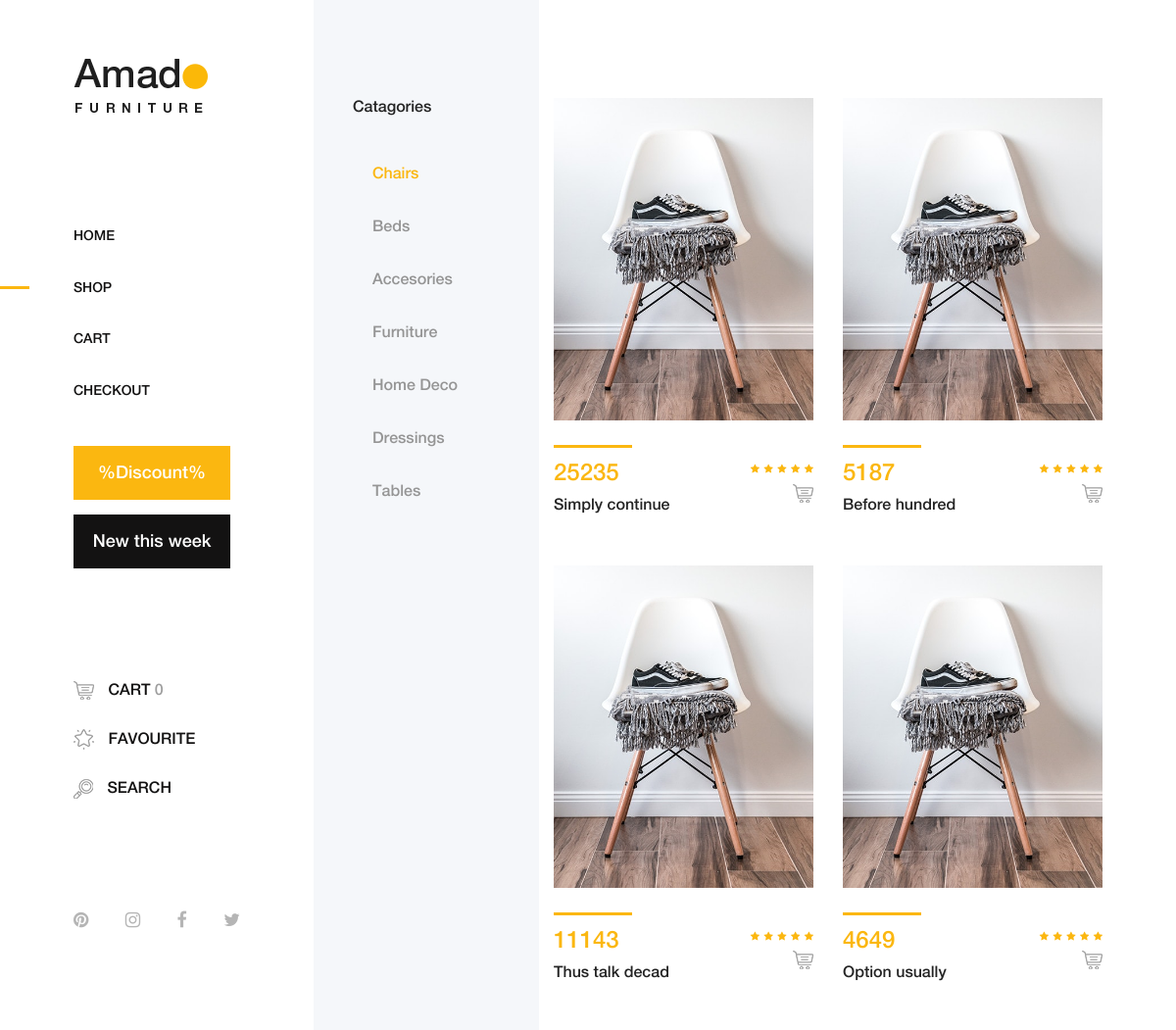
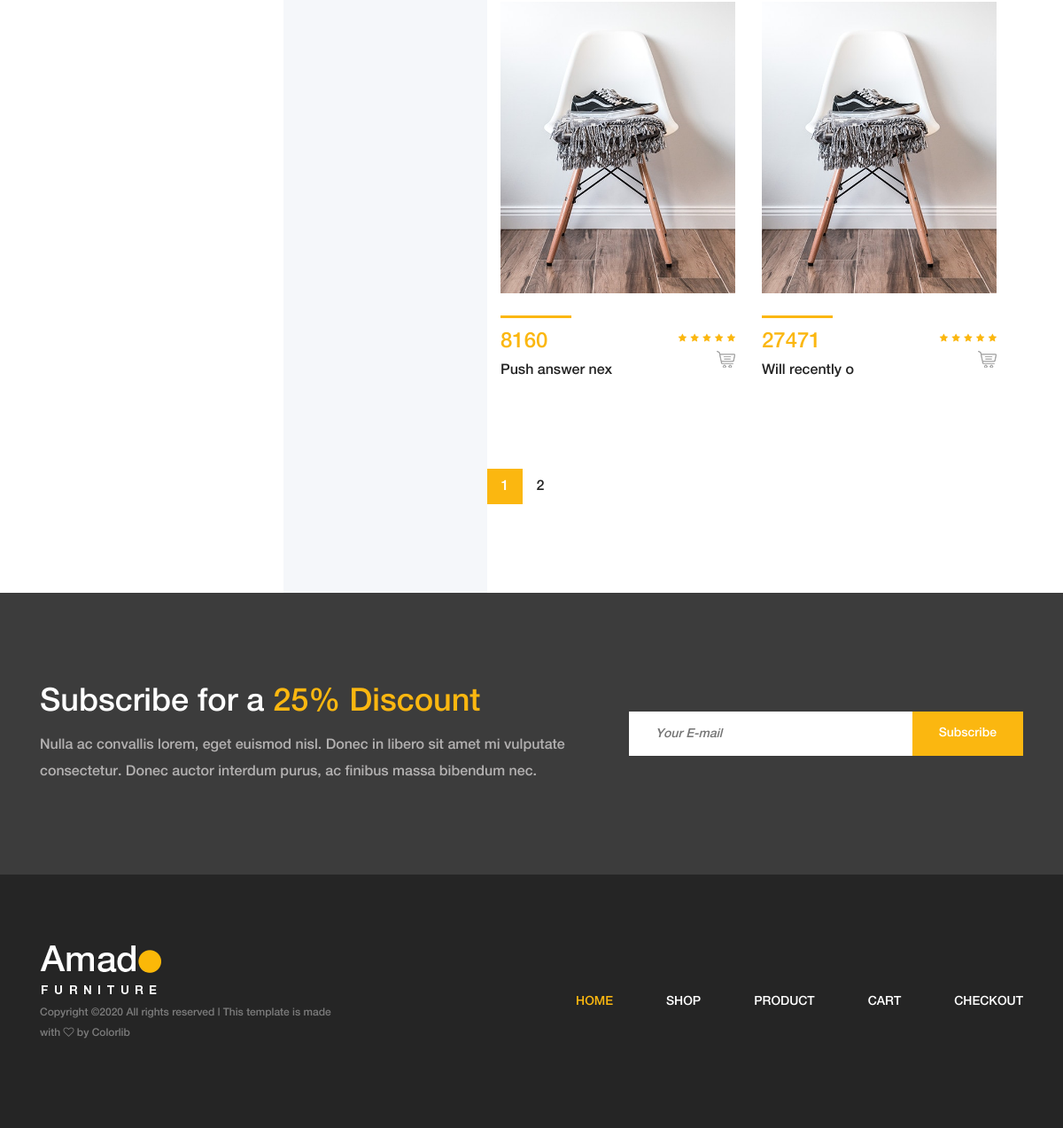
/shop (signed in), run on the app's committed database (2 pictures, top to bottom).
### shop/models.py (models this page shows, shortened)
class Book(models.Model):
    title = models.CharField('title', max_length=15)
    author = models.ForeignKey(Author, on_delete=models.CASCADE)
    img = models.ImageField('book photo')
    price = models.PositiveSmallIntegerField('price')
    def get_details(self):
        return 'product-detail/' + str(self.id)

### shop/views.py (the view)
# urls.py: path('shop', BookListView.as_view()),
class BookListView(ListView):
    paginate_by = 6
    def get_queryset(self):
        return Book.objects.all()
    def get_context_data(self, **kwargs):
        context = super(BookListView, self).get_context_data(**kwargs)
        order = Order.objects.get(customer=self.request.user.customer, complete=False)
        count = 0
        for _ in OrderItem.objects.filter(order=order):
            count += _.quantity
        context['order_count'] = count
        return context
    template_name = 'shop.html'

### templates/shop.html (shortened to what this page needs)
{% extends 'base.html' %}
{% load static %}
{% block content %}
        <div class="shop_sidebar_area">
            <div class="widget catagory mb-50">
                <h6 class="widget-title mb-30">Catagories</h6>
                <div class="catagories-menu">
                    <ul>
                        <li class="active"><a href="#">Chairs</a></li>
                        <li><a href="#">Beds</a></li>
                        <li><a href="#">Accesories</a></li>
                        <li><a href="#">Furniture</a></li>
                        <li><a href="#">Home Deco</a></li>
                        <li><a href="#">Dressings</a></li>
                        <li><a href="#">Tables</a></li>
                    </ul>
                </div>
            </div>
        </div>
        <div class="amado_product_area section-padding-100">
            <div class="container-fluid">
                <div class="row">
                    {% for book in book_list %}
                    <div class="col-12 col-sm-6 col-md-12 col-xl-6">
                        <div class="single-product-wrapper">
                            <div class="product-img">
                                <img src="{% static 'img/product-img/product1.jpg' %}" alt="">
                            </div>
                            <div class="product-description d-flex align-items-center justify-content-between">
                                <div class="product-meta-data">
                                    <div class="line"></div>
                                    <p class="product-price">{{ book.price }}</p>
                                    <a href="{{ book.get_details }}">
                                        <h6>{{ book.title }}</h6>
                                    </a>
                                </div>
                                <div class="ratings-cart text-right">
                                    <div class="ratings">
                                        <i class="fa fa-star" aria-hidden="true"></i>
                                        <i class="fa fa-star" aria-hidden="true"></i>
                                        <i class="fa fa-star" aria-hidden="true"></i>
                                        <i class="fa fa-star" aria-hidden="true"></i>
                                        <i class="fa fa-star" aria-hidden="true"></i>
                                    </div>
                                    <div class="cart">
                                        <a class="add-to-cart" data-id="{{ book.id }}" href="#" data-toggle="tooltip" data-placement="left" title="Add to Cart"><img src="{% static 'img/core-img/cart.png' %}" alt=""></a>
                                    </div>
                                </div>
                            </div>
                        </div>
                    </div>
                    {% endfor %}
                <div class="row">
                    <div class="col-12">
                        <nav aria-label="navigation">
                            <ul class="pagination justify-content-end mt-50">
                                <li class="page-item active"><a class="page-link">{{ page_obj.number }}</a></li>
                                {% if page_obj.has_next %}
                                <li class="page-item"><a class="page-link" href="?page={{page_obj.next_page_number}}">{{ page_obj.next_page_number }}</a></li>
                                {% endif %}
                            </ul>
                        </nav>
                    </div>
                </div>
                </div>
            </div>
        </div>
{% endblock content %}

### static/css/core-style.css (style rules this page uses)
* { margin: 0; padding: 0; }
body { font-family: "helveticaneuemedium"; font-size: 16px; }
h1, h2, h3, h4, h5, h6 { color: #242424; line-height: 1.3; font-weight: 400; }
p { color: #6d6d6d; font-size: 16px; line-height: 1.9; font-weight: 400; }
a { -webkit-transition: all 500ms ease 0s; transition: all 500ms ease 0s; text-decoration: none; outline: 0 solid transparent; color: #131212; font-weight: 400; font-size: 12px; }
ul, ol { margin: 0; }
ul li, ol li { list-style: none; }
img { height: auto; max-width: 100%; }
.mt-50 { margin-top: 50px !important; }
.mb-30 { margin-bottom: 30px !important; }
.mb-50 { margin-bottom: 50px !important; }
.section-padding-100 { padding-top: 100px; padding-bottom: 100px; }
.main-content-wrapper .shop_sidebar_area { position: relative; z-index: 1; -webkit-box-flex: 0; -ms-flex: 0 0 230px; flex: 0 0 230px; width: 230px; max-width: 230px; background-color: #f5f7fa; padding: 100px 40px; }
.main-content-wrapper .amado_product_area { position: relative; z-index: 1; -webkit-box-flex: 0; -ms-flex: 0 0 calc(95% - 550px); flex: 0 0 calc(95% - 550px); width: calc(95% - 550px); max-width: calc(95% - 550px); }
.single-product-wrapper { position: relative; z-index: 1; margin-bottom: 50px; overflow: hidden; background-color: #ffffff; }
.single-product-wrapper .product-img { position: relative; z-index: 1; overflow: hidden; }
.single-product-wrapper .product-img img { width: 100%; -webkit-transition-duration: 500ms; transition-duration: 500ms; }
.single-product-wrapper .product-description { position: relative; z-index: 1; margin-top: 25px; }
.single-product-wrapper .product-description .product-meta-data .line { width: 80px; height: 3px; background-color: #fbb710; margin-bottom: 15px; display: block; }
.single-product-wrapper .product-description .product-meta-data .product-price { line-height: 1; color: #fbb710; font-size: 24px; margin-bottom: 10px; }
.single-product-wrapper .product-description .product-meta-data a { display: block; }
.single-product-wrapper .product-description .product-meta-data a h6 { margin-bottom: 0; }
.single-product-wrapper .product-description .ratings-cart .ratings i { font-size: 10px; color: #fbb710; }
.single-product-wrapper .product-description .ratings-cart .cart { display: block; }
.pagination { position: relative; z-index: 1; }
.pagination .page-item .page-link { width: 40px; height: 40px; border: none; font-size: 16px; font-weight: 400; line-height: 40px; padding: 0; text-align: center; color: #242424; }
.pagination .page-item.active .page-link { color: #fff; box-shadow: none; background-color: #fbb710; }
.pagination .page-item:first-child .page-link { margin-left: 0; border-top-left-radius: 0; border-bottom-left-radius: 0; }
.pagination .page-item:last-child .page-link { margin-left: 0; border-top-right-radius: 0; border-bottom-right-radius: 0; }
.widget { position: relative; z-index: 1; }
.widget .widget-title { font-size: 16px; text-transform: capitalize; color: #242424; }
.widget .catagories-menu li a { text-transform: capitalize; font-size: 16px; padding: 15px 0 15px 20px; display: block; font-weight: 400; color: #959595; }
.widget .catagories-menu li.active a { color: #fbb710; }

### data on the page
Book: price "25235", title "Simply continue"
Book: price "5187", title "Before hundred"
Book: price "11143", title "Thus talk decad"
Book: price "4649", title "Option usually"
Book: price "8160", title "Push answer nex"
Book: price "27471", title "Will recently o"

### other printed values
{{ order_count|default_if_none:0 }} "0"
{{ page_obj.number }} "1"
{{ page_obj.next_page_number }} "2"
